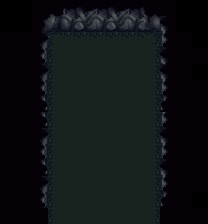

This is a level from a 2D game, rendered from its Tiled map with the project's own tilesets. A one-line summary and the complete map file follow:
An orthogonal 13x14 tile map with 16x16 px tiles, 4 tile layers (Back, Paths, Buildings, Front), 2 tilesets.

<map version="1.8" tiledversion="1.8.2" orientation="orthogonal" renderorder="right-down" width="13" height="14" tilewidth="16" tileheight="16" infinite="0" nextlayerid="10" nextobjectid="1">
 <tileset firstgid="1" source="witchHut.tsx" />
 <tileset firstgid="129" name="cave" tilewidth="16" tileheight="16" tilecount="72" columns="6">
  <image source="cave.png" width="96" height="192" />
 </tileset>
 <objectgroup id="2" name="Paths" />
 <objectgroup id="3" name="Buildings" />
 <objectgroup id="4" name="Front" />
 <objectgroup id="5" name="Back" />
 <layer id="9" name="Back" width="13" height="14">
  <data encoding="csv">
1,1,1,1,1,1,1,1,1,1,1,1,1,
1,1,1,1,1,1,1,1,1,1,1,1,1,
129,129,129,143,536871061,536871061,536871061,536871061,536871061,144,129,129,1,
129,129,129,2147483798,134,134,134,134,134,150,129,129,129,
129,129,129,2147483798,134,134,134,134,134,150,129,129,1,
129,129,129,2147483798,134,134,134,134,134,150,129,129,129,
129,129,129,2147483798,134,134,134,134,134,150,129,129,129,
129,129,129,2147483798,134,134,134,134,134,150,129,129,129,
129,129,129,2147483798,134,134,134,134,134,150,129,129,129,
129,129,129,2147483798,134,134,134,134,134,150,129,129,129,
129,129,129,2147483798,134,134,134,134,134,150,129,129,129,
129,129,129,2147483798,134,134,134,134,134,150,129,129,129,
129,129,129,2147483798,134,134,134,134,134,150,129,129,1,
0,0,0,2147483798,134,134,134,134,134,150,0,0,0
</data>
 </layer>
 <layer id="6" name="Paths" width="13" height="14">
  <data encoding="csv">
0,0,0,0,0,0,0,0,0,0,0,0,0,
0,0,0,0,0,0,0,0,0,0,0,0,0,
0,0,0,0,0,0,0,0,0,0,0,0,0,
0,0,0,0,0,0,0,0,0,0,0,0,0,
0,0,0,0,0,0,0,0,0,0,0,0,0,
0,0,0,0,0,0,0,0,0,0,0,0,0,
0,0,0,0,0,0,0,0,0,0,0,0,0,
0,0,0,0,0,0,0,0,0,0,0,0,0,
0,0,0,0,0,0,0,0,0,0,0,0,0,
0,0,0,0,0,0,0,0,0,0,0,0,0,
0,0,0,0,0,0,0,0,0,0,0,0,0,
0,0,0,0,0,0,0,0,0,0,0,0,0,
0,0,0,0,0,0,0,0,0,0,0,0,0,
0,0,0,0,0,0,0,0,0,0,0,0,0
</data>
 </layer>
 <layer id="7" name="Buildings" width="13" height="14">
  <data encoding="csv">
0,0,129,130,131,132,131,132,131,133,129,0,0,
0,0,135,136,137,138,137,138,137,139,146,0,0,
0,0,141,0,0,0,0,0,0,0,152,0,0,
0,0,147,0,0,0,0,0,0,0,146,0,0,
0,0,141,0,0,0,0,0,0,0,146,0,0,
0,0,147,0,0,0,0,0,0,0,152,0,0,
0,0,153,0,0,0,0,0,0,0,158,0,0,
0,0,153,0,0,0,0,0,0,0,152,0,0,
0,0,141,0,0,0,0,0,0,0,146,0,0,
0,0,147,0,0,0,0,0,0,0,152,0,0,
0,0,153,0,0,0,0,0,0,0,146,0,0,
0,0,141,0,0,0,0,0,0,0,152,0,0,
0,0,147,0,0,0,0,0,0,0,158,0,0,
129,129,129,0,0,0,0,0,0,0,129,129,129
</data>
 </layer>
 <layer id="8" name="Front" width="13" height="14">
  <data encoding="csv">
0,0,0,0,0,0,0,0,0,0,0,0,0,
0,0,0,0,0,0,0,0,0,0,0,0,0,
0,0,0,0,0,0,0,0,0,0,0,0,0,
0,0,0,0,0,0,0,0,0,0,0,0,0,
0,0,0,0,0,0,0,0,0,0,0,0,0,
0,0,0,0,0,0,0,0,0,0,0,0,0,
0,0,0,0,0,0,0,0,0,0,0,0,0,
0,0,0,0,0,0,0,0,0,0,0,0,0,
0,0,0,0,0,0,0,0,0,0,0,0,0,
0,0,0,0,0,0,0,0,0,0,0,0,0,
0,0,0,0,0,0,0,0,0,0,0,0,0,
0,0,0,0,0,0,0,0,0,0,0,0,0,
0,0,0,0,0,0,0,0,0,0,0,0,0,
0,0,0,0,0,0,0,0,0,0,0,0,0
</data>
 </layer>
</map>
